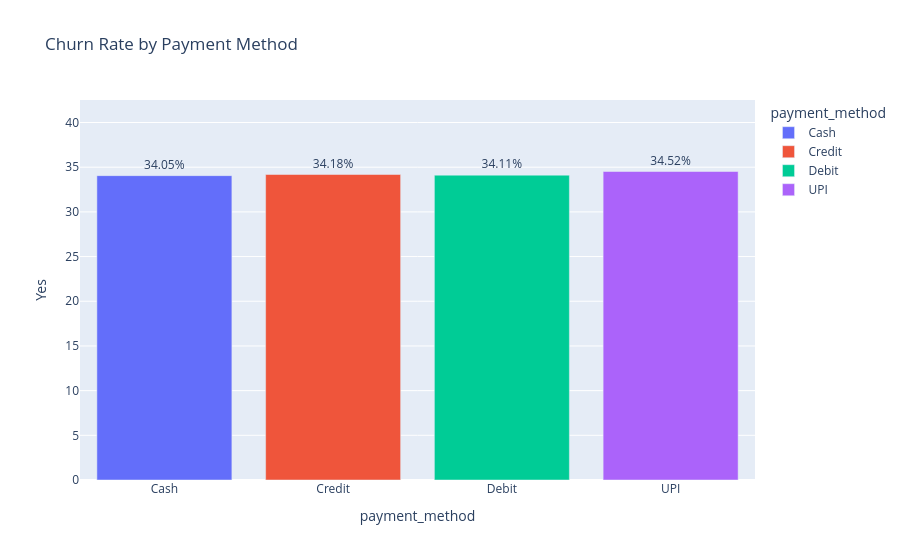

Notebook code for this chart:
### Code cell
fig = px.bar(
    payment_churn,
    y='Yes',
    color=payment_churn.index,
    text='Yes',
    title='Churn Rate by Payment Method'
)

fig.update_traces(
    texttemplate='%{text:.2f}%',
    textposition='outside'
)

fig.update_yaxes(
    range=[0, payment_churn['Yes'].max() + 8]
)

fig.show()

### Figure 1 — Plotly figure (JSON) as saved in the notebook; plotly's stock layout.template omitted (floating-point values rounded to 4 significant figures)
{"data": [{"hovertemplate": "payment_method=%{x}<br>Yes=%{text}<extra></extra>", "legendgroup": "Cash", "marker": {"color": "#636efa", "pattern": {"shape": ""}}, "name": "Cash", "orientation": "v", "showlegend": true, "text": [34.05], "textposition": "outside", "texttemplate": "%{text:.2f}%", "type": "bar", "x": ["Cash"], "xaxis": "x", "y": [34.05], "yaxis": "y"}, {"hovertemplate": "payment_method=%{x}<br>Yes=%{text}<extra></extra>", "legendgroup": "Credit", "marker": {"color": "#EF553B", "pattern": {"shape": ""}}, "name": "Credit", "orientation": "v", "showlegend": true, "text": [34.18], "textposition": "outside", "texttemplate": "%{text:.2f}%", "type": "bar", "x": ["Credit"], "xaxis": "x", "y": [34.18], "yaxis": "y"}, {"hovertemplate": "payment_method=%{x}<br>Yes=%{text}<extra></extra>", "legendgroup": "Debit", "marker": {"color": "#00cc96", "pattern": {"shape": ""}}, "name": "Debit", "orientation": "v", "showlegend": true, "text": [34.11], "textposition": "outside", "texttemplate": "%{text:.2f}%", "type": "bar", "x": ["Debit"], "xaxis": "x", "y": [34.11], "yaxis": "y"}, {"hovertemplate": "payment_method=%{x}<br>Yes=%{text}<extra></extra>", "legendgroup": "UPI", "marker": {"color": "#ab63fa", "pattern": {"shape": ""}}, "name": "UPI", "orientation": "v", "showlegend": true, "text": [34.52], "textposition": "outside", "texttemplate": "%{text:.2f}%", "type": "bar", "x": ["UPI"], "xaxis": "x", "y": [34.52], "yaxis": "y"}], "layout": {"barmode": "relative", "legend": {"title": {"text": "payment_method"}, "tracegroupgap": 0}, "title": {"text": "Churn Rate by Payment Method"}, "xaxis": {"anchor": "y", "categoryarray": ["Cash", "Credit", "Debit", "UPI"], "categoryorder": "array", "domain": [0, 1], "title": {"text": "payment_method"}}, "yaxis": {"anchor": "x", "domain": [0, 1], "range": [0, 42.52], "title": {"text": "Yes"}}}}
